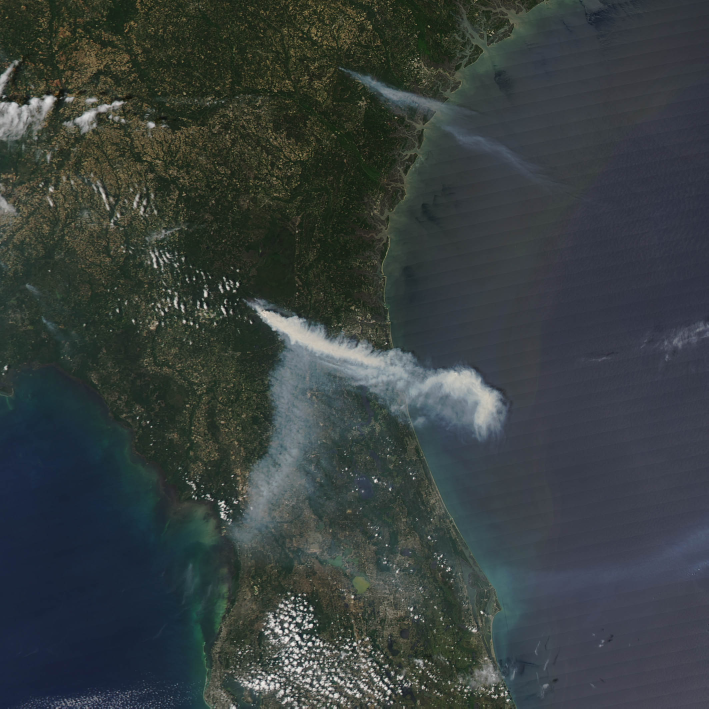
#> input picture ml_cv_components/ff_2.jpg, 2125 x 2125 px, given in place of fire.mp4, which was not available (shown at 1/3 size)
$ python fire_detection.py
#> lines starting #> are read from the running program, lines starting #| are printed output that depends on the picture; after the words box and inside, x2 and y2 are one past the last pixel; in counts of white or black regions, pixels touching at a corner belong together; pictures that were not available may be replaced by others from this repository, and a replacement may not be noted
import cv2
import numpy as np

#video_file = "fire.mp4"
video = cv2.VideoCapture("fire.mp4",0)

while True:
    (grabbed, frame) = video.read()
#> frame is the input picture: shape (2125, 2125, 3); mean B, G, R 63.4, 63.7, 56.1
    if not grabbed:
        break

    blur = cv2.GaussianBlur(frame, (21, 21), 0)
    hsv = cv2.cvtColor(blur, cv2.COLOR_BGR2HSV)
#> hsv: shape (2125, 2125, 3); mean H, S, V 79.9, 63.6, 69.2

    lower = [18, 50, 50]
    upper = [35, 255, 255]
    lower = np.array(lower, dtype="uint8")
    upper = np.array(upper, dtype="uint8")
    mask = cv2.inRange(hsv, lower, upper)
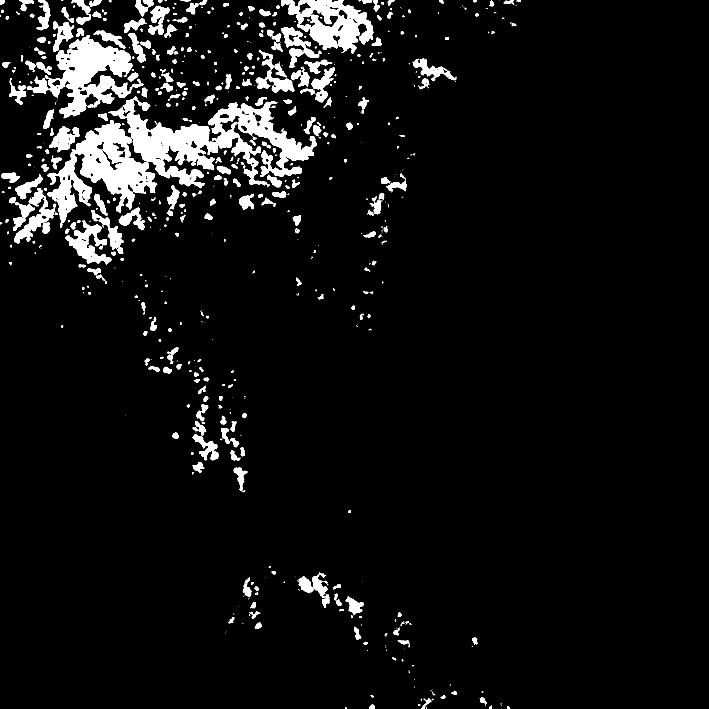
#> mask: shape (2125, 2125) (shown at 1/3 size); 6.2% white; 974 white regions (569 under 20 px), largest, box (x1, y1, x2, y2) and area: (141, 290, 951, 683) 97143, (81, 105, 397, 355) 31883, (843, 0, 1122, 160) 21145

    output = cv2.bitwise_and(frame, hsv, mask=mask)
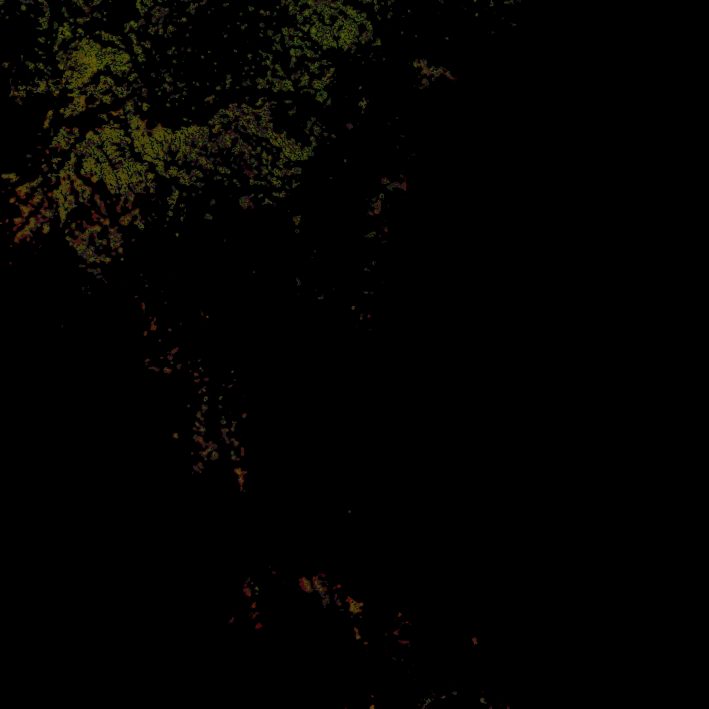
#> output: shape (2125, 2125, 3) (shown at 1/3 size); mean B, G, R 1, 2.5, 2.8
    no_red = cv2.countNonZero(mask)
#> no_red = 277985
    cv2.imshow("output", output)
    #print("output:", frame)
    if int(no_red) > 20000:
        print ('Fire detected')
    #print(int(no_red))
   #print("output:".format(mask))
    if cv2.waitKey(1) & 0xFF == ord('q'):
#> (key q is pressed here)
        break
cv2.destroyAllWindows()
video.release()

$ run again, on ml_cv_components/ff_6.jpg
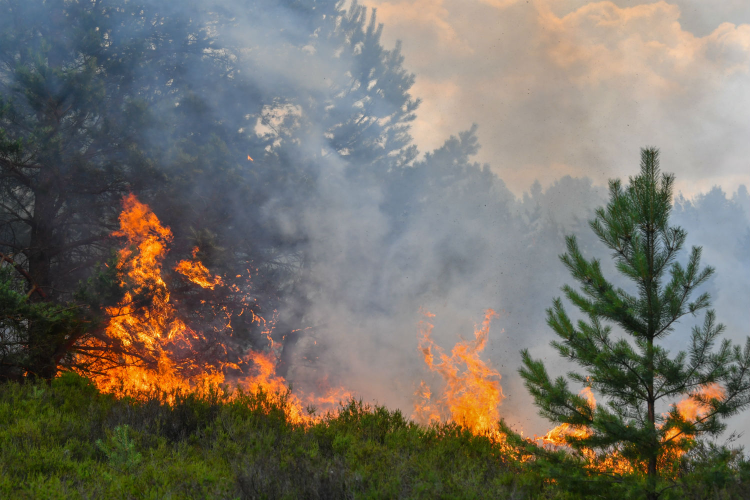
#> input picture ml_cv_components/ff_6.jpg, 1500 x 1000 px, given in place of fire.mp4, which was not available (shown at 1/2 size)
#> frame is the input picture: shape (1000, 1500, 3); mean B, G, R 102.7, 112.6, 117.1
#> hsv: shape (1000, 1500, 3); mean H, S, V 61.3, 73.6, 127.6
#> `mask = cv2.inRange(hsv, lower, upper)`:
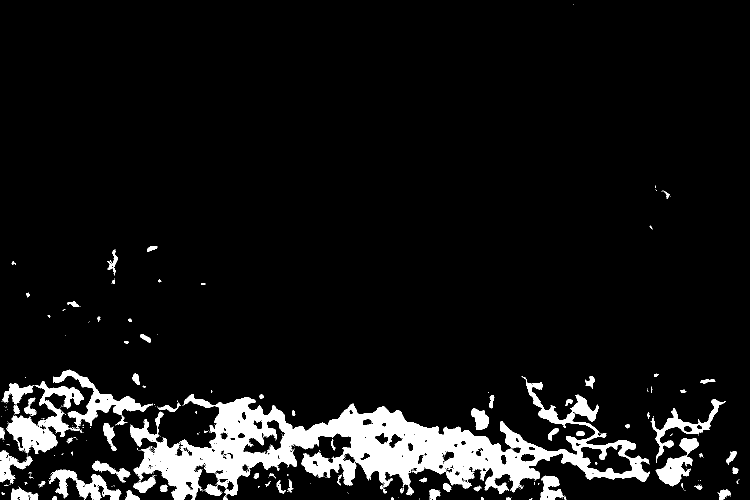
#> mask: shape (1000, 1500) (shown at 1/2 size); 7.9% white; 343 white regions (271 under 20 px), largest, box (x1, y1, x2, y2) and area: (260, 752, 1300, 1000) 80644, (13, 739, 306, 908) 12698, (97, 939, 243, 1000) 3380
#> `output = cv2.bitwise_and(frame, hsv, mask=mask)`:
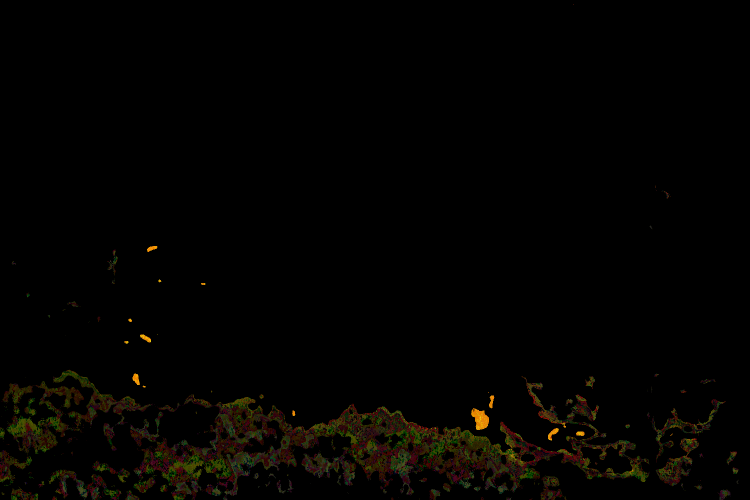
#> output: shape (1000, 1500, 3) (shown at 1/2 size); mean B, G, R 0.7, 2.7, 3.7
#> no_red = 119020
